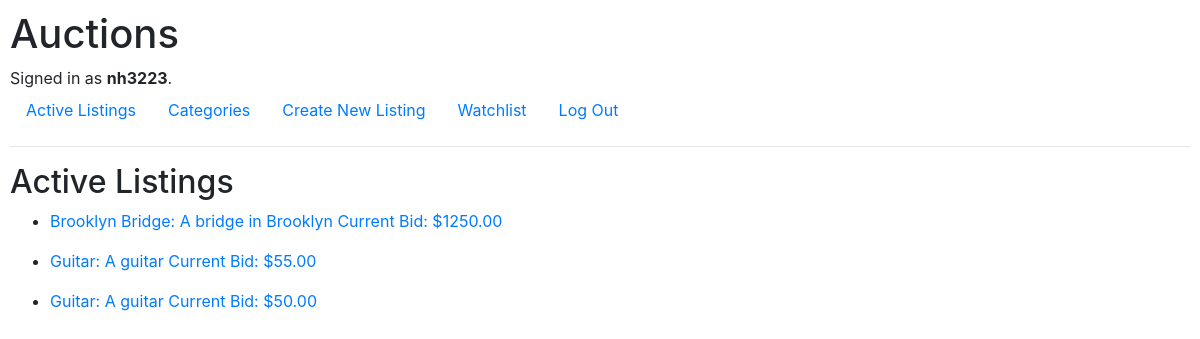
The page / (signed in) on the database its author committed.
### auctions/models.py (models this page shows)
class User(AbstractUser):
    pass

class Listing(models.Model):
    title = models.CharField(max_length=64)
    description = models.CharField(max_length=512)
    starting_bid = models.DecimalField(max_digits=8, decimal_places=2)
    category = models.CharField(max_length=64, blank=True, null=True)
    current_bid = models.DecimalField(max_digits=8, decimal_places=2, blank=True, null=True)
    active = models.BooleanField(blank=True, null=True, default=True)
    lister = models.ForeignKey(User, on_delete=models.CASCADE, related_name='listed_items', blank=True, null=True, default=None)
    winner = models.ForeignKey(User, on_delete=models.CASCADE, related_name='won_items', blank=True, null=True, default=None)
    watcher = models.ManyToManyField(User, blank=True, related_name='watched_items')
    def __str__(self):
        return f'{self.title}: {self.description}\nCurrent Bid: ${self.current_bid}'

### auctions/views.py (the view)
# urls.py: path("", views.index, name="index"),
def index(request):
    listings = Listing.objects.all()
    return render(request, "auctions/index.html", get_index_view_context(listings))

### auctions/views.py (called while the page is built)
def get_index_view_context(listings, sub_index=None):
    return {
        'listings': listings,
        'sub_index': sub_index
    }

### auctions/templates/auctions/index.html
{% extends "auctions/layout.html" %}
{% block body %}
<h2>Active {% if sub_index %}{{ sub_index }}{% endif %} Listings</h2>
    {% for listing in listings %}
        <ul>
            {% if listing.active %}
                <li>
                    <a href = "{% url 'listing_view' listing.id %}">
                        {{ listing }}
                    </a>
                </li>
            {% endif %}
        </ul>
    {% empty %}
        No Listings
    {% endfor %}
{% endblock %}

### auctions/templates/auctions/layout.html (shortened to what this page needs)
{% load static %}
<!DOCTYPE html>
<html lang="en">
    <head>
        <link rel="stylesheet" href="https://stackpath.bootstrapcdn.com/bootstrap/4.4.1/css/bootstrap.min.css">
        <link href="{% static 'auctions/styles.css' %}" rel="stylesheet">
    </head>
    <body>
        <h1>Auctions</h1>
        <div>
            {% if user.is_authenticated %}
                Signed in as <strong>{{ user.username }}</strong>.
            {% else %}
                Not signed in.
            {% endif %}
        </div>
        <ul class="nav">
            <li class="nav-item">
                <a class="nav-link" href="{% url 'index' %}">Active Listings</a>
            </li>
            <li class="nav-item">
                <a class="nav-link" href="{% url 'categories_view' %}">Categories</a>
            </li>
            {% if user.is_authenticated %}
                <li class="nav-item">
                    <a class="nav-link" href="{% url 'create' %}">Create New Listing</a>
                </li>
                <li class="nav-item">
                    <a class="nav-link" href="{% url 'watchlist_view' user.id %}">Watchlist</a>
                </li>
                <li class="nav-item">
                    <a class="nav-link" href="{% url 'logout' %}">Log Out</a>
                </li>
            {% endif %}
        </ul>
        <hr>
        {% block body %}
        {% endblock %}
    </body>
</html>

### auctions/static/auctions/styles.css (style rules this page uses)
body { padding: 10px; }

### rows shown on the page
User: username "nh3223"
Listing: title+description+current_bid "Brooklyn Bridge: A bridge in Brooklyn Current Bid: $1250.00"
Listing: title+description+current_bid "Guitar: A guitar Current Bid: $55.00"
Listing: title+description+current_bid "Guitar: A guitar Current Bid: $50.00"
